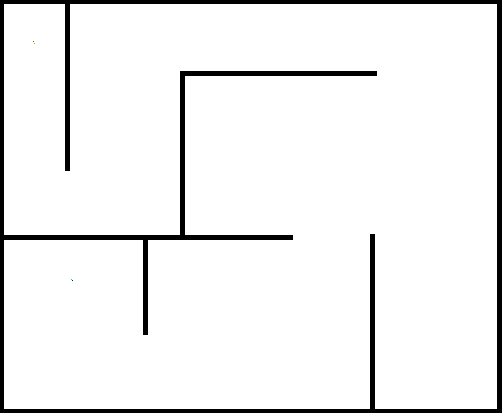
%> input picture Comprehensive Design/map1.png, 502 x 413 px
$ octave --eval "result = PP_Load_Map('map1.png');"   (GNU Octave 9; MATLAB toolbox functions it lacks are replaced by stand-ins)
%> lines starting %> are read from the running program, lines starting %| are printed output that depends on the picture; in (x1, y1, x2, y2) boxes, pixels count from 0 and x2, y2 are one past the last pixel; in counts of white or black regions, pixels touching at a corner belong together; the program's own positions count from 1
function [ pointStart, pointEnd, map ] = PP_Load_Map( mapfile, flag_show )
%> called with mapfile = 'map1.png'
% PP_Load_Map이라는 이름의 함수는 mapfile을 인자로 전달받고 start_point, end_point 그리고 map을 return한다.
% Path Planning(PP)을 위한 환경 정보를 불러옴
% png 형태로 작성된 이미지에서 free space(자유공간)와 obstacle(장애물) 정보를 읽고
% 붉은색(시작), 파란색(도착), 초록색(방향) 정보를 읽어 시작, 도착 정보를 생성

% start_point 시작 위치 [x, y, theta]
% end_point   도착 위치 [x, y, theta]
% map         실험 환경 [(n x m) binary value]

%% Set Default Value
if nargin < 2
    flag_show = 1;
end

I = imread(mapfile);     % imread(filename)는 A x B x 3 array로 이미지를 읽어온다.
%> I is the input picture: size 413x502x3 uint8; mean R, G, B 238.9, 238.9, 238.9

R = im2bw(I(:,:,1),0.5); % im2bw는 threshold 값을 기반으로 이미지를 바이너리 이미지로 convert해주는 함수
%> R: size 413x502 logical; 93.7% white; 3 black regions (2 under 20 px), largest, box (x1, y1, x2, y2) and area: (0, 0, 502, 413) 13071
G = im2bw(I(:,:,2),0.5); % BW = im2bw(RGB,level); converts the truecolor image RGB to a binary image.
B = im2bw(I(:,:,3),0.5);

%% Map Build
map = xor(xor(R,G),B);   % 배열 R과 G의 논리 배타적 OR을 구한뒤 1혹은 0으로 반환되는 결과와 배열 B의 배타적 OR을 구한다.
%> map: size 413x502 logical; 93.7% white; 1 black region, box (x1, y1, x2, y2) and area: (0, 0, 502, 413) 13071

%% Find Start and End Point
for i = 1 : size(I,1)                       % x 값들
    for j = 1 : size(I,2)                   % y 값들
        % Start Point
        if(R(i,j) & ~G(i,j) & ~B(i,j))      % RED가 시작
            pointStart = [i;j;0];
        end
        % End Point
        if(~R(i,j) & ~G(i,j) & B(i,j))      % BLUE가 도착
            pointEnd = [i;j;0];
        end
    end
end
%> after the loop, pointEnd = [281; 73; 0]; pointStart = [42; 34; 0]

%% Find Direction
% Start
Flag_find = 0;
for i = -2 : 2
    for j = -2 : 2
        x = pointStart(1)+i;
        y = pointStart(2)+j;
        if(~R(x,y) & G(x,y) & ~B(x,y))                  % G는 방향정보
            dx = x - pointStart(1);
            dy = y - pointStart(2);
            pointStart(3) = atan2d(dy,dx);

            Flag_find = Flag_find+1;
        end
    end
end
%> after the loop, Flag_find = 1; dx = 2; dy = 1; pointStart = [42; 34; 26.57]
if(Flag_find ~= 1)
    % 녹색 점 문제
    Flag_find
    return;
end
% End
Flag_find = 0;
for i = -2 : 2
    for j = -2 : 2
        x = pointEnd(1)+i;
        y = pointEnd(2)+j;
        if(~R(x,y) & G(x,y) & ~B(x,y))
            dx = x - pointEnd(1);
            dy = y - pointEnd(2);
            pointEnd(3) = atan2d(dy,dx);

            Flag_find = Flag_find+1;
        end
    end
end
%> after the loop, dx = -1; dy = -1; pointEnd = [281; 73; -135]
%> `result = PP_Load_Map('map1.png');`:
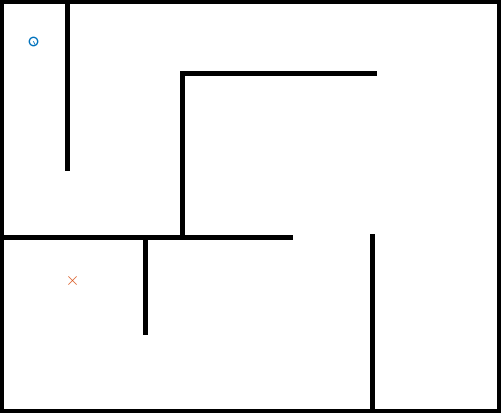
%> figure redrawn from the program's plot data
%> `result = PP_Load_Map('map1.png');`: result = [42; 34; 26.57]
if(Flag_find ~= 1)
    % 녹색 점 문제
    Flag_find
    return;
end

% Show Result
if flag_show
    L = 3;
    figure(1);           % figure(n) finds a figure in which the Number property is equal to n, and makes it the current figure.
    imshow(map)
    hold on             % 새로운 plot을 추가하더라도 현 plot을 유지하기 위한 command
    scatter(pointStart(2),pointStart(1),(2*L)^2);
    plot([pointStart(2), pointStart(2)+L*sind(pointStart(3))],[pointStart(1), pointStart(1)+L*cosd(pointStart(3))])   % cosd, sind는 단위가 degree이고 싶을때 사용
    scatter(pointEnd(2),pointEnd(1),(2*L)^2,'xr');            % 산점도 plot 'd'는 다이아몬드, 'xr'은 cross이고 red를 의미
    hold off            % 새로운 plot을 추가할 때 현 plot을 유지하지 않겠다는 command
end
end

$ run again, on Comprehensive Design/map2.png
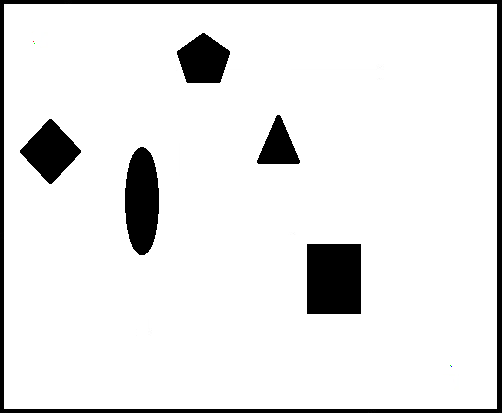
%> input picture Comprehensive Design/map2.png, 502 x 413 px
%> in PP_Load_Map, I is the input picture: size 413x502x3 uint8; mean R, G, B 230.9, 230.9, 230.9
%> R: size 413x502 logical; 90.6% white; 8 black regions (2 under 20 px), largest, box (x1, y1, x2, y2) and area: (0, 0, 502, 413) 7661, (307, 244, 361, 314) 3780, (125, 147, 159, 255) 2925, (20, 119, 81, 184) 2113, (177, 33, 230, 83) 1889, (257, 115, 300, 164) 1188
%> after the loop in PP_Load_Map, `for i = 1 : size(I,1)`: pointEnd = [367; 452; 0]; pointStart = [42; 34; 0]
%> after the loop in PP_Load_Map, `for i = -2 : 2`: Flag_find = 1; dx = 2; dy = 1; pointStart = [42; 34; 26.57]
%> after the loop in PP_Load_Map, `for i = -2 : 2`: dx = -1; pointEnd = [367; 452; -135]
%> `result = PP_Load_Map('map1.png');`:
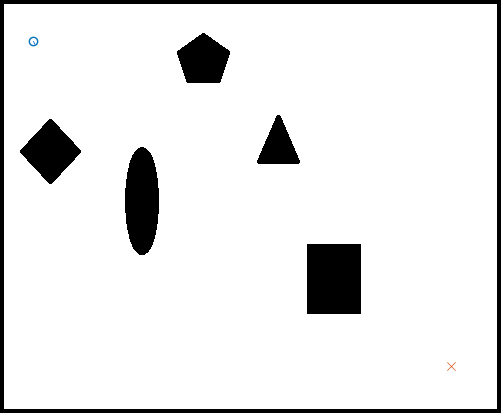
%> figure redrawn from the program's plot data
%> result = [42; 34; 26.57]

$ run again, on Comprehensive Design/map3.png
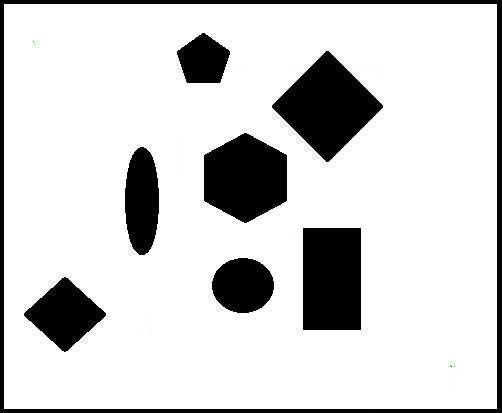
%> input picture Comprehensive Design/map3.png, 502 x 413 px
%> in PP_Load_Map, I is the input picture: size 413x502x3 uint8; mean R, G, B 210.3, 210.3, 210.3
%> R: size 413x502 logical; 82.5% white; 10 black regions (2 under 20 px), largest, box (x1, y1, x2, y2) and area: (0, 0, 502, 413) 7661, (272, 51, 383, 162) 6381, (303, 228, 361, 330) 5916
%> after the loop in PP_Load_Map, `for i = 1 : size(I,1)`: pointEnd = [367; 452; 0]; pointStart = [42; 34; 0]
%> after the loop in PP_Load_Map, `for i = -2 : 2`: Flag_find = 1; dx = 2; dy = 1; pointStart = [42; 34; 26.57]
%> after the loop in PP_Load_Map, `for i = -2 : 2`: dx = -1; pointEnd = [367; 452; -135]
%> `result = PP_Load_Map('map1.png');`:
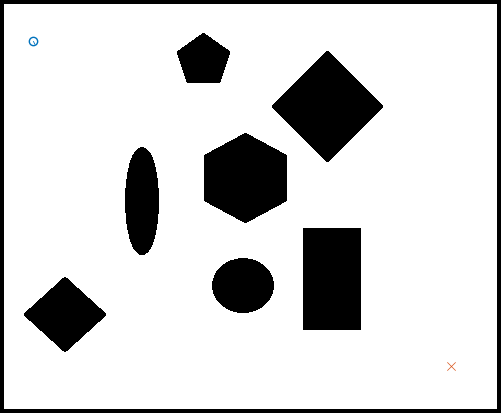
%> figure redrawn from the program's plot data
%> result = [42; 34; 26.57]
